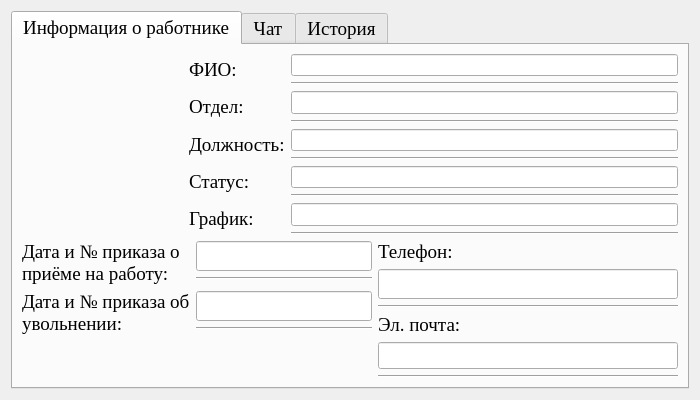
<?xml version="1.0" encoding="UTF-8"?>
<ui version="4.0">
 <class>userprofile</class>
 <widget class="QWidget" name="userprofile">
  <property name="geometry">
   <rect>
    <x>0</x>
    <y>0</y>
    <width>700</width>
    <height>400</height>
   </rect>
  </property>
  <property name="minimumSize">
   <size>
    <width>700</width>
    <height>400</height>
   </size>
  </property>
  <property name="font">
   <font>
    <family>Times New Roman</family>
    <pointsize>28</pointsize>
   </font>
  </property>
  <property name="windowTitle">
   <string>Личная карточка</string>
  </property>
  <property name="windowIcon">
   <iconset resource="Resources.qrc">
    <normaloff>:/Resources/Logo.jpg</normaloff>:/Resources/Logo.jpg</iconset>
  </property>
  <layout class="QGridLayout" name="gridLayout_2">
   <item row="0" column="0">
    <widget class="QTabWidget" name="tabWidget">
     <property name="font">
      <font>
       <family>Times New Roman</family>
       <pointsize>14</pointsize>
      </font>
     </property>
     <property name="tabPosition">
      <enum>QTabWidget::North</enum>
     </property>
     <property name="currentIndex">
      <number>0</number>
     </property>
     <property name="usesScrollButtons">
      <bool>false</bool>
     </property>
     <widget class="QWidget" name="Info">
      <attribute name="title">
       <string>Информация о работнике</string>
      </attribute>
      <layout class="QGridLayout" name="gridLayout">
       <item row="0" column="0">
        <widget class="QLabel" name="avatar">
         <property name="minimumSize">
          <size>
           <width>161</width>
           <height>172</height>
          </size>
         </property>
         <property name="text">
          <string/>
         </property>
         <property name="alignment">
          <set>Qt::AlignLeading|Qt::AlignLeft|Qt::AlignTop</set>
         </property>
        </widget>
       </item>
       <item row="0" column="1">
        <layout class="QFormLayout" name="formLayout">
         <item row="0" column="0">
          <widget class="QLabel" name="labelName">
           <property name="font">
            <font>
             <family>Times New Roman</family>
             <pointsize>14</pointsize>
            </font>
           </property>
           <property name="text">
            <string>ФИО:</string>
           </property>
          </widget>
         </item>
         <item row="0" column="1">
          <layout class="QVBoxLayout" name="verticalLayout">
           <item>
            <widget class="QLineEdit" name="lineName">
             <property name="sizePolicy">
              <sizepolicy hsizetype="MinimumExpanding" vsizetype="Fixed">
               <horstretch>0</horstretch>
               <verstretch>0</verstretch>
              </sizepolicy>
             </property>
             <property name="font">
              <font>
               <family>Times New Roman</family>
               <pointsize>14</pointsize>
              </font>
             </property>
             <property name="text">
              <string/>
             </property>
             <property name="readOnly">
              <bool>true</bool>
             </property>
            </widget>
           </item>
           <item>
            <widget class="Line" name="hlineName">
             <property name="orientation">
              <enum>Qt::Horizontal</enum>
             </property>
            </widget>
           </item>
          </layout>
         </item>
         <item row="1" column="0">
          <widget class="QLabel" name="labelDepartment">
           <property name="font">
            <font>
             <family>Times New Roman</family>
             <pointsize>14</pointsize>
            </font>
           </property>
           <property name="text">
            <string>Отдел:</string>
           </property>
          </widget>
         </item>
         <item row="1" column="1">
          <layout class="QVBoxLayout" name="verticalLayout_2">
           <item>
            <widget class="QLineEdit" name="lineDepartment">
             <property name="sizePolicy">
              <sizepolicy hsizetype="MinimumExpanding" vsizetype="Fixed">
               <horstretch>0</horstretch>
               <verstretch>0</verstretch>
              </sizepolicy>
             </property>
             <property name="font">
              <font>
               <family>Times New Roman</family>
               <pointsize>14</pointsize>
              </font>
             </property>
             <property name="text">
              <string/>
             </property>
             <property name="readOnly">
              <bool>true</bool>
             </property>
            </widget>
           </item>
           <item>
            <widget class="Line" name="hlineDepartment">
             <property name="orientation">
              <enum>Qt::Horizontal</enum>
             </property>
            </widget>
           </item>
          </layout>
         </item>
         <item row="2" column="0">
          <widget class="QLabel" name="labelJob">
           <property name="font">
            <font>
             <family>Times New Roman</family>
             <pointsize>14</pointsize>
            </font>
           </property>
           <property name="text">
            <string>Должность:</string>
           </property>
          </widget>
         </item>
         <item row="2" column="1">
          <layout class="QVBoxLayout" name="verticalLayout_3">
           <item>
            <widget class="QLineEdit" name="lineJob">
             <property name="sizePolicy">
              <sizepolicy hsizetype="MinimumExpanding" vsizetype="Fixed">
               <horstretch>0</horstretch>
               <verstretch>0</verstretch>
              </sizepolicy>
             </property>
             <property name="font">
              <font>
               <family>Times New Roman</family>
               <pointsize>14</pointsize>
              </font>
             </property>
             <property name="text">
              <string/>
             </property>
             <property name="readOnly">
              <bool>true</bool>
             </property>
            </widget>
           </item>
           <item>
            <widget class="Line" name="hlineJob">
             <property name="orientation">
              <enum>Qt::Horizontal</enum>
             </property>
            </widget>
           </item>
          </layout>
         </item>
         <item row="3" column="0">
          <widget class="QLabel" name="labelStatus">
           <property name="font">
            <font>
             <family>Times New Roman</family>
             <pointsize>14</pointsize>
            </font>
           </property>
           <property name="text">
            <string>Статус:</string>
           </property>
          </widget>
         </item>
         <item row="3" column="1">
          <layout class="QVBoxLayout" name="verticalLayout_4">
           <item>
            <widget class="QLineEdit" name="lineStatus">
             <property name="sizePolicy">
              <sizepolicy hsizetype="MinimumExpanding" vsizetype="Fixed">
               <horstretch>0</horstretch>
               <verstretch>0</verstretch>
              </sizepolicy>
             </property>
             <property name="font">
              <font>
               <family>Times New Roman</family>
               <pointsize>14</pointsize>
              </font>
             </property>
             <property name="text">
              <string/>
             </property>
             <property name="readOnly">
              <bool>true</bool>
             </property>
            </widget>
           </item>
           <item>
            <widget class="Line" name="hlineStatus">
             <property name="orientation">
              <enum>Qt::Horizontal</enum>
             </property>
            </widget>
           </item>
          </layout>
         </item>
         <item row="4" column="0">
          <widget class="QLabel" name="labelSchedule">
           <property name="font">
            <font>
             <family>Times New Roman</family>
             <pointsize>14</pointsize>
            </font>
           </property>
           <property name="text">
            <string>График:</string>
           </property>
          </widget>
         </item>
         <item row="4" column="1">
          <layout class="QVBoxLayout" name="verticalLayout_5">
           <item>
            <widget class="QLineEdit" name="lineSchedule">
             <property name="sizePolicy">
              <sizepolicy hsizetype="MinimumExpanding" vsizetype="Fixed">
               <horstretch>0</horstretch>
               <verstretch>0</verstretch>
              </sizepolicy>
             </property>
             <property name="font">
              <font>
               <family>Times New Roman</family>
               <pointsize>14</pointsize>
              </font>
             </property>
             <property name="text">
              <string/>
             </property>
             <property name="readOnly">
              <bool>true</bool>
             </property>
            </widget>
           </item>
           <item>
            <widget class="Line" name="hlineSchedule">
             <property name="orientation">
              <enum>Qt::Horizontal</enum>
             </property>
            </widget>
           </item>
          </layout>
         </item>
        </layout>
       </item>
       <item row="1" column="0" colspan="2">
        <layout class="QFormLayout" name="formLayout_3">
         <item row="0" column="0">
          <layout class="QFormLayout" name="formLayout_2">
           <item row="0" column="0">
            <widget class="QLabel" name="labelOrderIn">
             <property name="font">
              <font>
               <family>Times New Roman</family>
               <pointsize>14</pointsize>
              </font>
             </property>
             <property name="text">
              <string>Дата и № приказа о приёме на работу:</string>
             </property>
             <property name="wordWrap">
              <bool>true</bool>
             </property>
            </widget>
           </item>
           <item row="0" column="1">
            <layout class="QVBoxLayout" name="verticalLayout_6">
             <item>
              <widget class="QLineEdit" name="lineOrderIn">
               <property name="font">
                <font>
                 <family>Times New Roman</family>
                 <pointsize>14</pointsize>
                </font>
               </property>
               <property name="text">
                <string/>
               </property>
               <property name="readOnly">
                <bool>true</bool>
               </property>
              </widget>
             </item>
             <item>
              <widget class="Line" name="hlineOrderIn">
               <property name="orientation">
                <enum>Qt::Horizontal</enum>
               </property>
              </widget>
             </item>
            </layout>
           </item>
           <item row="1" column="0">
            <widget class="QLabel" name="labelOrderOut">
             <property name="font">
              <font>
               <family>Times New Roman</family>
               <pointsize>14</pointsize>
              </font>
             </property>
             <property name="text">
              <string>Дата и № приказа об увольнении:</string>
             </property>
             <property name="wordWrap">
              <bool>true</bool>
             </property>
            </widget>
           </item>
           <item row="1" column="1">
            <layout class="QVBoxLayout" name="verticalLayout_7">
             <item>
              <widget class="QLineEdit" name="lineOrderOut">
               <property name="font">
                <font>
                 <family>Times New Roman</family>
                 <pointsize>14</pointsize>
                </font>
               </property>
               <property name="text">
                <string/>
               </property>
               <property name="readOnly">
                <bool>true</bool>
               </property>
              </widget>
             </item>
             <item>
              <widget class="Line" name="hlineOrderOut">
               <property name="orientation">
                <enum>Qt::Horizontal</enum>
               </property>
              </widget>
             </item>
            </layout>
           </item>
          </layout>
         </item>
         <item row="0" column="1">
          <layout class="QVBoxLayout" name="verticalLayout_12">
           <item>
            <layout class="QVBoxLayout" name="verticalLayout_10">
             <item>
              <widget class="QLabel" name="labelPhone">
               <property name="font">
                <font>
                 <family>Times New Roman</family>
                 <pointsize>14</pointsize>
                </font>
               </property>
               <property name="text">
                <string>Телефон:</string>
               </property>
              </widget>
             </item>
             <item>
              <layout class="QVBoxLayout" name="verticalLayout_8">
               <item>
                <widget class="QLineEdit" name="linePhone">
                 <property name="sizePolicy">
                  <sizepolicy hsizetype="MinimumExpanding" vsizetype="Fixed">
                   <horstretch>0</horstretch>
                   <verstretch>0</verstretch>
                  </sizepolicy>
                 </property>
                 <property name="font">
                  <font>
                   <family>Times New Roman</family>
                   <pointsize>14</pointsize>
                  </font>
                 </property>
                 <property name="text">
                  <string/>
                 </property>
                 <property name="readOnly">
                  <bool>true</bool>
                 </property>
                </widget>
               </item>
               <item>
                <widget class="Line" name="hlinePhone">
                 <property name="orientation">
                  <enum>Qt::Horizontal</enum>
                 </property>
                </widget>
               </item>
              </layout>
             </item>
            </layout>
           </item>
           <item>
            <layout class="QVBoxLayout" name="verticalLayout_11">
             <item>
              <widget class="QLabel" name="labelEmail">
               <property name="font">
                <font>
                 <family>Times New Roman</family>
                 <pointsize>14</pointsize>
                </font>
               </property>
               <property name="text">
                <string>Эл. почта:</string>
               </property>
              </widget>
             </item>
             <item>
              <layout class="QVBoxLayout" name="verticalLayout_9">
               <item>
                <widget class="QLineEdit" name="lineEmail">
                 <property name="sizePolicy">
                  <sizepolicy hsizetype="MinimumExpanding" vsizetype="Fixed">
                   <horstretch>0</horstretch>
                   <verstretch>0</verstretch>
                  </sizepolicy>
                 </property>
                 <property name="font">
                  <font>
                   <family>Times New Roman</family>
                   <pointsize>12</pointsize>
                  </font>
                 </property>
                 <property name="text">
                  <string/>
                 </property>
                 <property name="alignment">
                  <set>Qt::AlignCenter</set>
                 </property>
                 <property name="readOnly">
                  <bool>true</bool>
                 </property>
                </widget>
               </item>
               <item>
                <widget class="Line" name="hlineEmail">
                 <property name="orientation">
                  <enum>Qt::Horizontal</enum>
                 </property>
                </widget>
               </item>
              </layout>
             </item>
            </layout>
           </item>
          </layout>
         </item>
        </layout>
       </item>
      </layout>
     </widget>
     <widget class="QWidget" name="Chat">
      <attribute name="title">
       <string>Чат</string>
      </attribute>
      <widget class="QLabel" name="label">
       <property name="geometry">
        <rect>
         <x>60</x>
         <y>160</y>
         <width>91</width>
         <height>41</height>
        </rect>
       </property>
       <property name="font">
        <font>
         <family>Times New Roman</family>
         <pointsize>24</pointsize>
        </font>
       </property>
       <property name="text">
        <string>Скоро</string>
       </property>
      </widget>
      <widget class="QPushButton" name="buttonOpenTextEditor">
       <property name="geometry">
        <rect>
         <x>410</x>
         <y>10</y>
         <width>251</width>
         <height>33</height>
        </rect>
       </property>
       <property name="text">
        <string>Открыть текстовый редактор</string>
       </property>
      </widget>
     </widget>
     <widget class="QWidget" name="History">
      <attribute name="title">
       <string>История</string>
      </attribute>
      <layout class="QGridLayout" name="gridLayout_3">
       <item row="0" column="0">
        <widget class="QTableView" name="tableAuthLog">
         <property name="horizontalScrollBarPolicy">
          <enum>Qt::ScrollBarAlwaysOff</enum>
         </property>
        </widget>
       </item>
       <item row="0" column="1">
        <layout class="QVBoxLayout" name="verticalLayout_13">
         <item>
          <widget class="QCalendarWidget" name="calendar">
           <property name="font">
            <font>
             <family>Times New Roman</family>
             <pointsize>11</pointsize>
            </font>
           </property>
           <property name="minimumDate">
            <date>
             <year>2000</year>
             <month>1</month>
             <day>1</day>
            </date>
           </property>
           <property name="maximumDate">
            <date>
             <year>3000</year>
             <month>12</month>
             <day>31</day>
            </date>
           </property>
           <property name="verticalHeaderFormat">
            <enum>QCalendarWidget::NoVerticalHeader</enum>
           </property>
           <property name="navigationBarVisible">
            <bool>true</bool>
           </property>
          </widget>
         </item>
         <item>
          <widget class="QPushButton" name="buttonToday">
           <property name="text">
            <string>Показать текущую дату</string>
           </property>
          </widget>
         </item>
        </layout>
       </item>
      </layout>
     </widget>
    </widget>
   </item>
  </layout>
 </widget>
 <resources>
  <include location="Resources.qrc"/>
 </resources>
 <connections/>
</ui>
